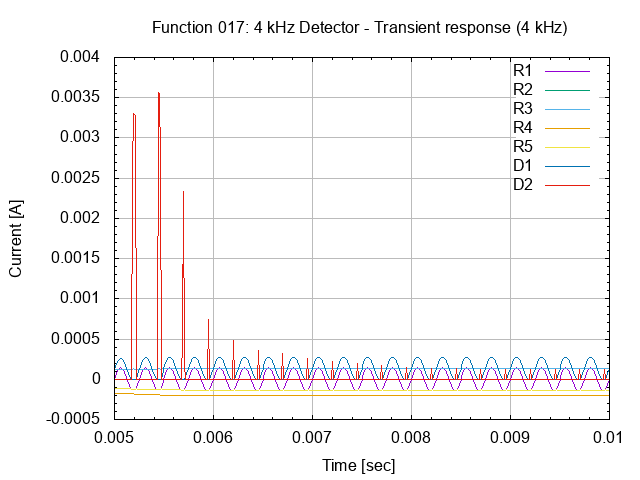

This figure's gnuplot source:
# setup terminal
set term png

# setup graph
set output "26.017.00.02.01.03.png"
set title "Function 017: 4 kHz Detector - Transient response (4 kHz)"

# setup Y-axis
set grid ytics lt 1 lw 1 lc rgb "#bbbbbb"
set mytics
set ylabel "Current [A]"

# setup X-axis
set grid xtics lt 1 lw 1 lc rgb "#bbbbbb"
set mxtics
set xrange [0.005:0.01]
set xlabel "Time [sec]"

# setup plot style
set style data lines
plot '26.017.00.02.01.dat' using 1:2 title "R1", \
     '26.017.00.02.01.dat' using 1:3 title "R2", \
     '26.017.00.02.01.dat' using 1:4 title "R3", \
     '26.017.00.02.01.dat' using 1:5 title "R4", \
     '26.017.00.02.01.dat' using 1:6 title "R5", \
     '26.017.00.02.01.dat' using 1:7 title "D1", \
     '26.017.00.02.01.dat' using 1:8 title "D2"

# set output back to default
set output

# reset terminal type
set terminal pop
